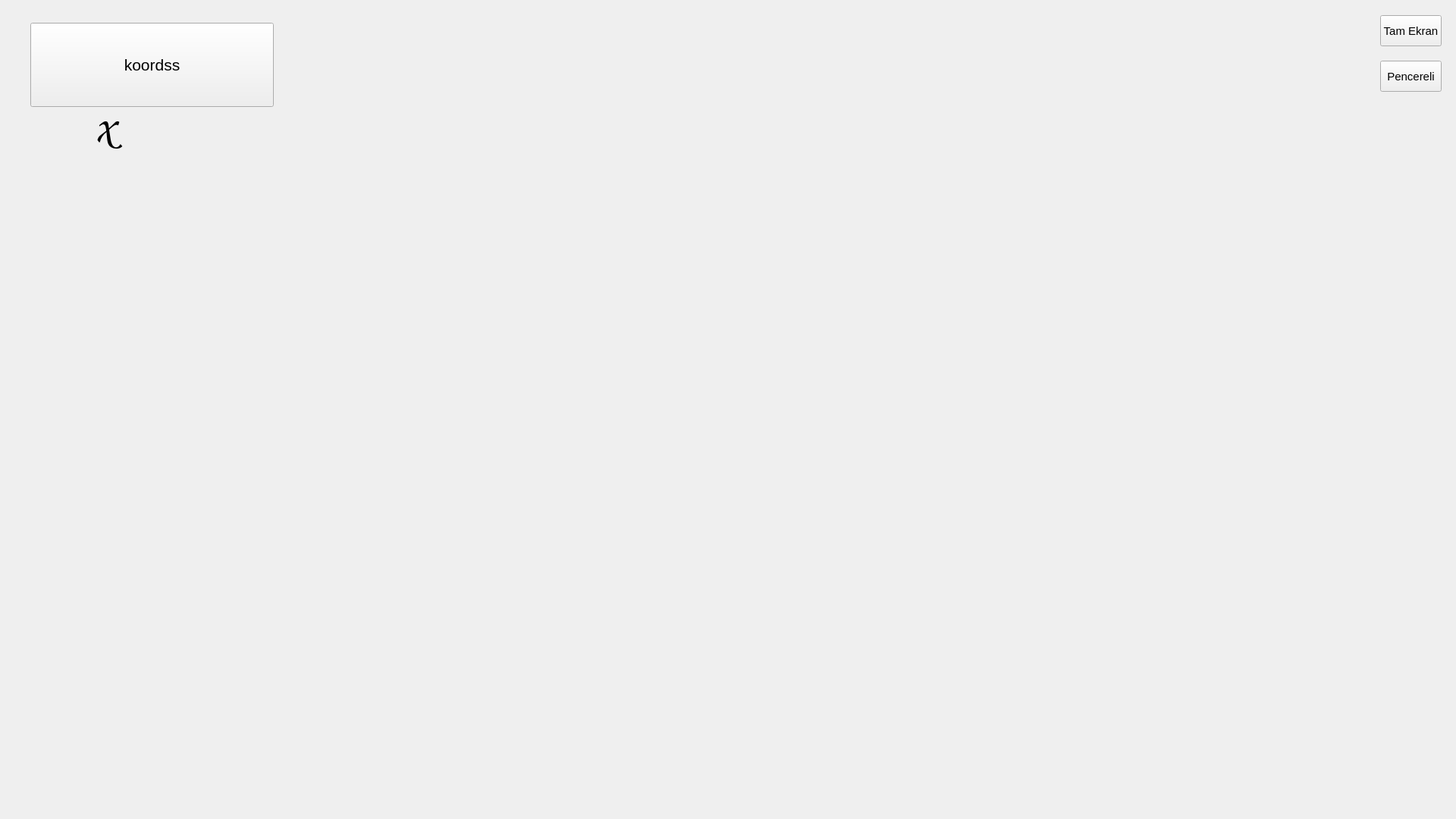
<?xml version="1.0" encoding="UTF-8"?>
<ui version="4.0">
 <class>Oyun</class>
 <widget class="QMainWindow" name="Oyun">
  <property name="geometry">
   <rect>
    <x>0</x>
    <y>0</y>
    <width>1920</width>
    <height>1080</height>
   </rect>
  </property>
  <property name="windowTitle">
   <string>Oyun</string>
  </property>
  <property name="styleSheet">
   <string notr="true">#Oyun{
	background-image: url(:/new/images/background1.jpg);
}</string>
  </property>
  <widget class="QWidget" name="centralwidget">
   <widget class="QLabel" name="hayalet">
    <property name="geometry">
     <rect>
      <x>900</x>
      <y>500</y>
      <width>100</width>
      <height>100</height>
     </rect>
    </property>
    <property name="text">
     <string/>
    </property>
   </widget>
   <widget class="QLabel" name="slash">
    <property name="geometry">
     <rect>
      <x>940</x>
      <y>340</y>
      <width>171</width>
      <height>171</height>
     </rect>
    </property>
    <property name="text">
     <string/>
    </property>
   </widget>
   <widget class="QPushButton" name="koordinat">
    <property name="geometry">
     <rect>
      <x>40</x>
      <y>30</y>
      <width>321</width>
      <height>111</height>
     </rect>
    </property>
    <property name="font">
     <font>
      <pointsize>16</pointsize>
     </font>
    </property>
    <property name="text">
     <string>koordss</string>
    </property>
   </widget>
   <widget class="QLabel" name="meyve_1">
    <property name="geometry">
     <rect>
      <x>550</x>
      <y>330</y>
      <width>101</width>
      <height>111</height>
     </rect>
    </property>
    <property name="styleSheet">
     <string notr="true"/>
    </property>
    <property name="text">
     <string/>
    </property>
   </widget>
   <widget class="QLabel" name="meyve_2">
    <property name="geometry">
     <rect>
      <x>750</x>
      <y>310</y>
      <width>101</width>
      <height>111</height>
     </rect>
    </property>
    <property name="text">
     <string/>
    </property>
   </widget>
   <widget class="QLabel" name="meyve_3">
    <property name="geometry">
     <rect>
      <x>710</x>
      <y>370</y>
      <width>101</width>
      <height>111</height>
     </rect>
    </property>
    <property name="text">
     <string/>
    </property>
   </widget>
   <widget class="QLabel" name="meyve_4">
    <property name="geometry">
     <rect>
      <x>810</x>
      <y>380</y>
      <width>101</width>
      <height>111</height>
     </rect>
    </property>
    <property name="text">
     <string/>
    </property>
   </widget>
   <widget class="QLabel" name="meyve_5">
    <property name="geometry">
     <rect>
      <x>840</x>
      <y>410</y>
      <width>101</width>
      <height>111</height>
     </rect>
    </property>
    <property name="text">
     <string/>
    </property>
   </widget>
   <widget class="QPushButton" name="fullscreen">
    <property name="geometry">
     <rect>
      <x>1820</x>
      <y>20</y>
      <width>81</width>
      <height>41</height>
     </rect>
    </property>
    <property name="font">
     <font>
      <pointsize>11</pointsize>
     </font>
    </property>
    <property name="text">
     <string>Tam Ekran</string>
    </property>
   </widget>
   <widget class="QPushButton" name="normal">
    <property name="geometry">
     <rect>
      <x>1820</x>
      <y>80</y>
      <width>81</width>
      <height>41</height>
     </rect>
    </property>
    <property name="font">
     <font>
      <pointsize>11</pointsize>
     </font>
    </property>
    <property name="text">
     <string>Pencereli</string>
    </property>
   </widget>
   <widget class="QLabel" name="can">
    <property name="geometry">
     <rect>
      <x>124</x>
      <y>120</y>
      <width>161</width>
      <height>91</height>
     </rect>
    </property>
    <property name="font">
     <font>
      <family>Comic Sans MS</family>
      <pointsize>48</pointsize>
      <weight>75</weight>
      <italic>true</italic>
      <bold>true</bold>
     </font>
    </property>
    <property name="text">
     <string>x </string>
    </property>
   </widget>
   <widget class="QLabel" name="can_hayalet">
    <property name="geometry">
     <rect>
      <x>45</x>
      <y>107</y>
      <width>100</width>
      <height>110</height>
     </rect>
    </property>
    <property name="styleSheet">
     <string notr="true">image: url(:/new/images/can.png);</string>
    </property>
    <property name="text">
     <string/>
    </property>
   </widget>
   <widget class="QLabel" name="skor">
    <property name="geometry">
     <rect>
      <x>50</x>
      <y>30</y>
      <width>591</width>
      <height>91</height>
     </rect>
    </property>
    <property name="font">
     <font>
      <family>Comic Sans MS</family>
      <pointsize>48</pointsize>
      <weight>75</weight>
      <italic>true</italic>
      <bold>true</bold>
     </font>
    </property>
    <property name="text">
     <string>Skor : 0</string>
    </property>
   </widget>
   <widget class="QLabel" name="kaybettin">
    <property name="geometry">
     <rect>
      <x>630</x>
      <y>260</y>
      <width>1151</width>
      <height>501</height>
     </rect>
    </property>
    <property name="font">
     <font>
      <family>Comic Sans MS</family>
      <pointsize>72</pointsize>
      <weight>75</weight>
      <italic>true</italic>
      <bold>true</bold>
     </font>
    </property>
    <property name="text">
     <string/>
    </property>
   </widget>
   <widget class="QLabel" name="dash">
    <property name="geometry">
     <rect>
      <x>30</x>
      <y>490</y>
      <width>841</width>
      <height>151</height>
     </rect>
    </property>
    <property name="text">
     <string/>
    </property>
   </widget>
   <widget class="QLabel" name="dash_hakki_acik">
    <property name="geometry">
     <rect>
      <x>90</x>
      <y>830</y>
      <width>461</width>
      <height>221</height>
     </rect>
    </property>
    <property name="font">
     <font>
      <family>Comic Sans MS</family>
      <pointsize>28</pointsize>
      <weight>75</weight>
      <italic>true</italic>
      <bold>true</bold>
     </font>
    </property>
    <property name="text">
     <string/>
    </property>
   </widget>
   <widget class="QLabel" name="dash_hakki_kapali">
    <property name="geometry">
     <rect>
      <x>10</x>
      <y>830</y>
      <width>481</width>
      <height>231</height>
     </rect>
    </property>
    <property name="font">
     <font>
      <family>Comic Sans MS</family>
      <pointsize>28</pointsize>
      <weight>75</weight>
      <italic>true</italic>
      <bold>true</bold>
     </font>
    </property>
    <property name="styleSheet">
     <string notr="true">image: url(:/new/images/dash_kapali.png);</string>
    </property>
    <property name="text">
     <string/>
    </property>
   </widget>
   <widget class="QLabel" name="hasar">
    <property name="geometry">
     <rect>
      <x>0</x>
      <y>0</y>
      <width>1920</width>
      <height>1080</height>
     </rect>
    </property>
    <property name="text">
     <string/>
    </property>
   </widget>
   <widget class="QLabel" name="kontrol">
    <property name="geometry">
     <rect>
      <x>0</x>
      <y>0</y>
      <width>1920</width>
      <height>1080</height>
     </rect>
    </property>
    <property name="text">
     <string/>
    </property>
   </widget>
   <zorder>hayalet</zorder>
   <zorder>meyve_1</zorder>
   <zorder>meyve_2</zorder>
   <zorder>meyve_3</zorder>
   <zorder>meyve_4</zorder>
   <zorder>meyve_5</zorder>
   <zorder>slash</zorder>
   <zorder>dash</zorder>
   <zorder>hasar</zorder>
   <zorder>skor</zorder>
   <zorder>koordinat</zorder>
   <zorder>kaybettin</zorder>
   <zorder>dash_hakki_kapali</zorder>
   <zorder>dash_hakki_acik</zorder>
   <zorder>can_hayalet</zorder>
   <zorder>can</zorder>
   <zorder>kontrol</zorder>
   <zorder>normal</zorder>
   <zorder>fullscreen</zorder>
  </widget>
 </widget>
 <resources/>
 <connections>
  <connection>
   <sender>fullscreen</sender>
   <signal>clicked()</signal>
   <receiver>Oyun</receiver>
   <slot>showFullScreen()</slot>
   <hints>
    <hint type="sourcelabel">
     <x>424</x>
     <y>68</y>
    </hint>
    <hint type="destinationlabel">
     <x>468</x>
     <y>224</y>
    </hint>
   </hints>
  </connection>
  <connection>
   <sender>normal</sender>
   <signal>clicked()</signal>
   <receiver>Oyun</receiver>
   <slot>showNormal()</slot>
   <hints>
    <hint type="sourcelabel">
     <x>508</x>
     <y>55</y>
    </hint>
    <hint type="destinationlabel">
     <x>563</x>
     <y>154</y>
    </hint>
   </hints>
  </connection>
 </connections>
</ui>
